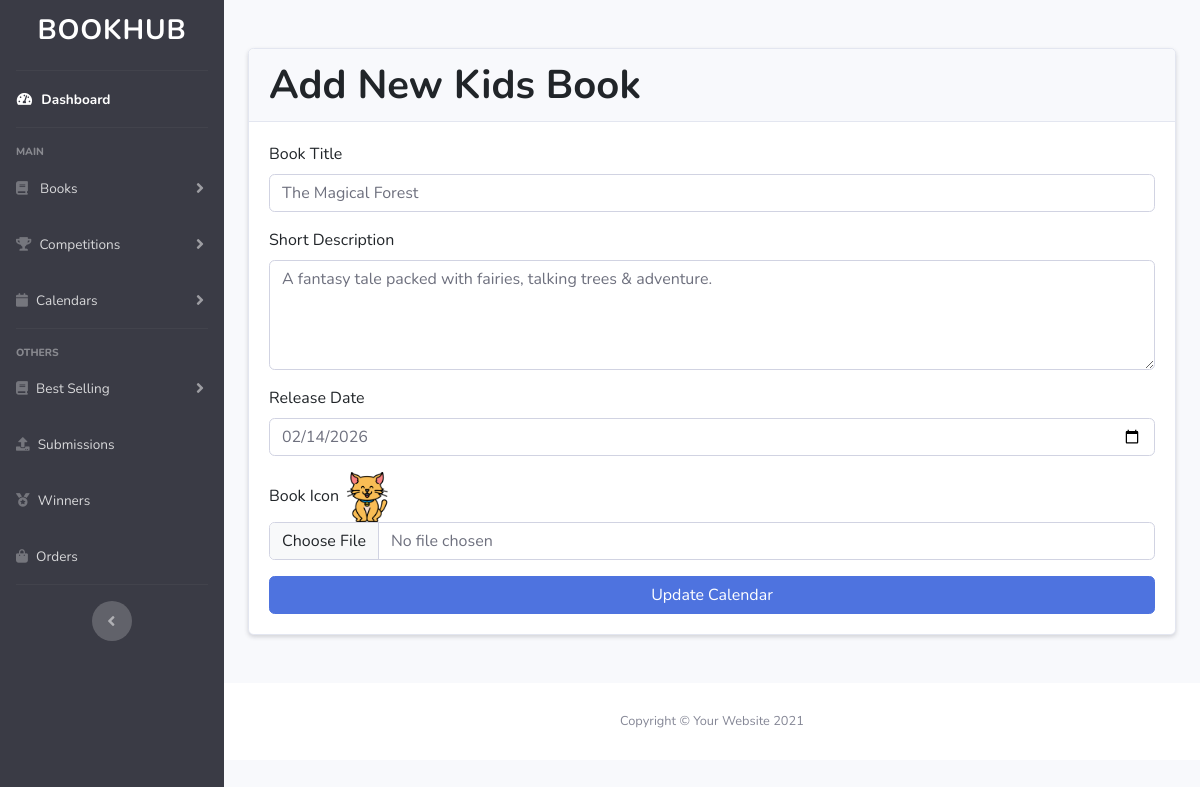
/admin/updatecalendar.php?id=1, run on the app's committed database.
### tables this page shows
CREATE TABLE `kids_books_calendar` (
  `id` int(11) NOT NULL,
  `title` varchar(255) NOT NULL,
  `description` text NOT NULL,
  `release_date` date NOT NULL,
  `book_icon` varchar(255) DEFAULT NULL,
  `created_at` timestamp NOT NULL DEFAULT current_timestamp()
);

### admin/updatecalendar.php (the view, shortened to what this page needs)
<?php
include "includes/header.php";
$idtobeupdated = $_GET["id"];
$calendarresult = mysqli_query($conn,"SELECT * FROM `kids_books_calendar` WHERE id = $idtobeupdated") ;
$calendar =  mysqli_fetch_assoc($calendarresult) ;
?>
<div class="container my-5">
  <div class="card shadow-sm">
    <div class="card-header ">
      <h1 class="mb-0 font-weight-bold text-gray">Add New Kids Book</h1>
    </div>
    <div class="card-body">
      <form  method="POST" enctype="multipart/form-data">
        <div class="mb-3">
          <label for="title" class="form-label">Book Title</label>
          <input type="text" class="form-control" value="<?php echo $calendar['title']; ?>"  id="title" name="title" placeholder="Enter book title" required>
        </div>
        <div class="mb-3">
          <label for="description" class="form-label">Short Description</label>
          <textarea class="form-control" id="description" name="description" rows="4" placeholder="Enter a short description" required><?php echo $calendar['description']; ?></textarea>
        </div>
        <div class="mb-3">
          <label for="release_date" class="form-label">Release Date</label>
          <input type="date" class="form-control" value="<?php echo $calendar['release_date']; ?>" id="release_date" name="release_date" required>
        </div>
        <div class="mb-3">
          <label for="book_icon" class="form-label">Book Icon</label>
          <img width="50" src="calendaricons/<?php echo $calendar['book_icon']; ?>" alt="">
          <input type="file" class="form-control" id="book_icon" name="bookicon" accept="image/*" required>
        </div>
        <button type="submit" name="updateCalendarbtn" class="btn btn-primary w-100">Update Calendar</button>
      </form>
    </div>
  </div>
</div>
<?php include "includes/footer.php";?>

### data on the page
kids_books_calendar: title "The Magical Forest", description "A fantasy tale packed with fairies, talking trees & adventure.", release_date "02/14/2026", book_icon (picture)
